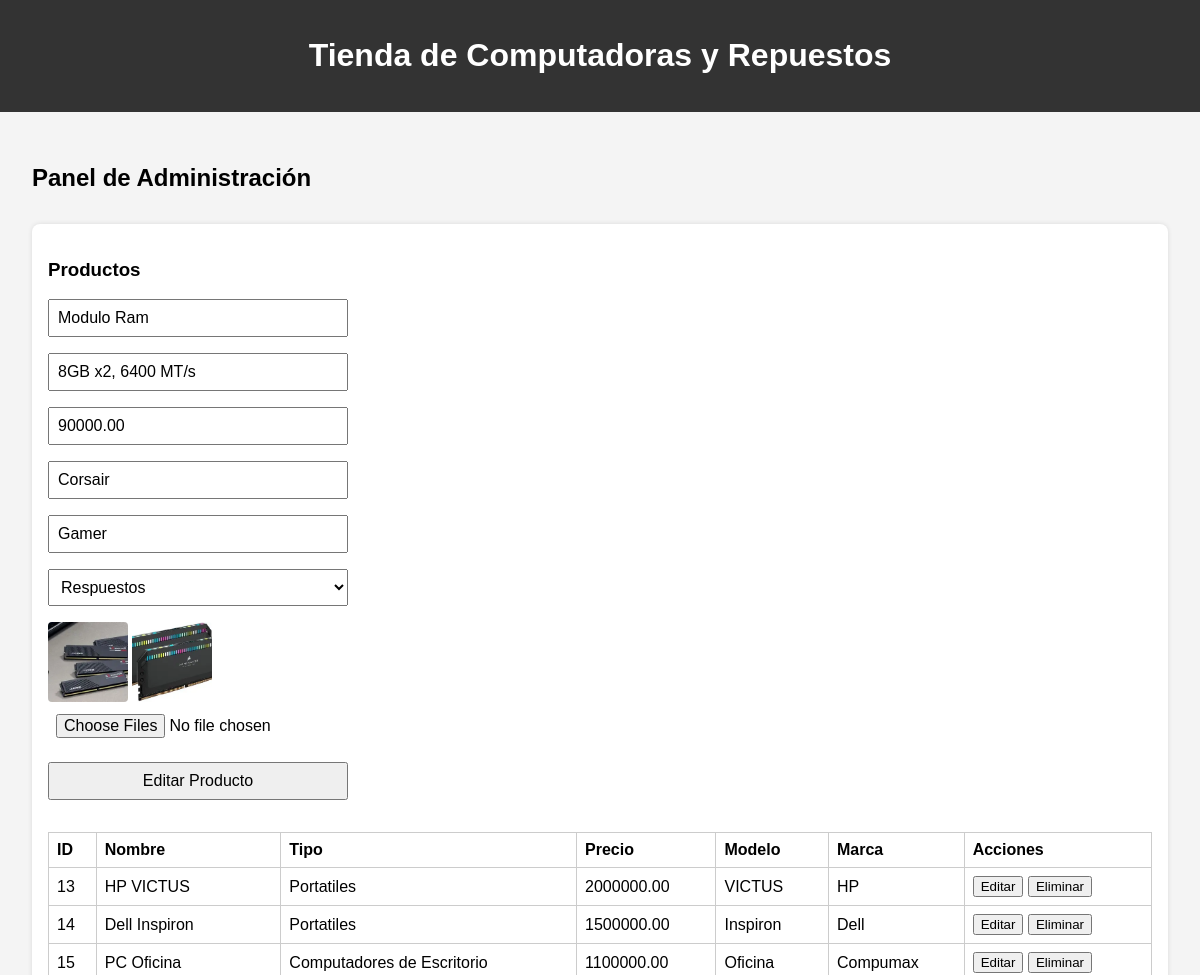
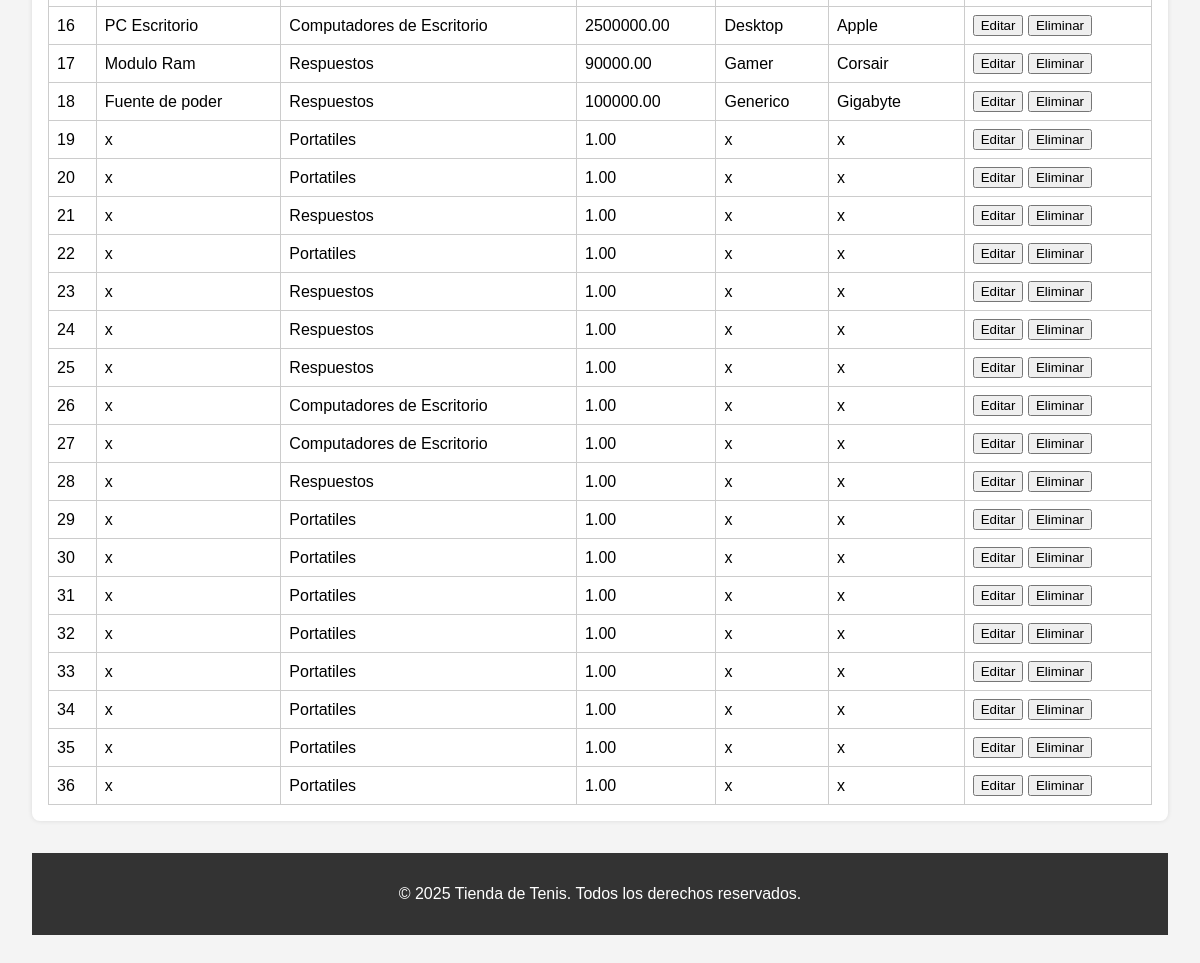
The page /index.php?action=editarProducto&id=17 (signed in) on the database its author committed (2 pictures, top to bottom).
### tables this page shows
CREATE TABLE `productos` (
  `id` int(11) NOT NULL,
  `nombre` varchar(100) NOT NULL,
  `especificaciones` varchar(200) DEFAULT NULL,
  `precio` decimal(13,2) NOT NULL,
  `id_categoria` int(11) DEFAULT NULL,
  `marca` varchar(200) NOT NULL,
  `modelo` varchar(200) NOT NULL,
  `tipo` varchar(50) NOT NULL
);

CREATE TABLE `imagenes` (
  `id` int(11) NOT NULL,
  `id_producto` int(11) DEFAULT NULL,
  `nombre_archivo` varchar(255) DEFAULT NULL
);

CREATE TABLE `categorias` (
  `id` int(11) NOT NULL,
  `nombre` varchar(100) NOT NULL
);

### controlador/controlador.php (called while the page is built, shortened)
<?php
class Controlador
{
    public function consultarProductosxid($id)
    {
        $gestor = new GestorProducto;
        $productosxid = $gestor->consultarProductosxid($id);
        $productos = $gestor->consultarProductos();
        $imagenes = $gestor->consultarImagenesxid($id);
        $categoriasSelect = $gestor->consultarCategorias();
        require_once("vista/html/productos.php");
    }
}

### modelo/gestorProductos.php (called while the page is built, shortened)
<?php
class GestorProducto
{
    public function consultarProductos()
    {
        $conexion = new conexion;
        $conexion->abrir();
        $sql = "SELECT productos.id AS id_producto,
        categorias.nombre AS nombre_categoria,
        productos.nombre,
        productos.especificaciones,
        productos.precio,
        productos.modelo,
        productos.marca
        FROM productos
        JOIN categorias ON productos.id_categoria = categorias.id;";
        $conexion->consulta($sql);
        $result = $conexion->obtenerResultado();
        return $result;
    }
    public function consultarCategorias()
    {
        $conexion = new conexion;
        $conexion->abrir();
        $sql = "SELECT * FROM categorias ";
        $conexion->consulta($sql);
        $result = $conexion->obtenerResultado();
        return $result;
    }
    public function consultarProductosxid($id)
    {
        $conexion = new conexion;
        $conexion->abrir();
        $sql = "SELECT productos.id AS id_producto,
        categorias.nombre AS nombre_categoria,
        categorias.id as id_categoria,
        productos.nombre,
        productos.especificaciones,
        productos.precio,
        productos.modelo,
        productos.marca
        FROM productos
        JOIN categorias ON productos.id_categoria = categorias.id WHERE productos.id='$id'";
        $conexion->consulta($sql);
        $result = $conexion->obtenerResultado();
        return $result;
    }
    public function consultarImagenesxid($id)
    {
        $conexion = new conexion;
        $conexion->abrir();
        $sql = "SELECT * FROM imagenes WHERE id_producto='$id'";
        $conexion->consulta($sql);
        $result = $conexion->obtenerResultado();
        return $result;
    }
}

### modelo/conexion.php (called while the page is built, shortened)
<?php
class Conexion{
    private $mySQLI;
    private $result;
    public function abrir(){
        $this->mySQLI = new mysqli("localhost", "root", "", "tienda_tenis");
    }
    public function consulta($sql){
        $this->result = $this->mySQLI->query($sql);
    }
    public function obtenerResultado(){
        return $this->result;
    }
}

### vista/html/productos.php (the view, shortened to what this page needs)
<!DOCTYPE html>
<html lang="es">
<head>
  <link rel="stylesheet" href="vista/css/style.css">
</head>
<body>
  <header>
    <h1>Tienda de Computadoras y Repuestos</h1>
  </header>
  <?php
  if (isset($_SESSION["rol"]) && $_SESSION["rol"] == "admin") {
    if ($_SESSION["rol"] == "admin") {
      ?>
      <section id="panel-admin">
        <h2>Panel de Administración</h2>
        <div class="admin-section">
          <h3>Productos</h3>
          <?php
          if (isset($productosxid)) {
            $fila3 = $productosxid->fetch_assoc();
            ?>
            <form class="form-admin" action="index.php?action=editarProductoxid" method="post" required
              enctype="multipart/form-data">
              <input type="text" value="<?php echo $fila3["nombre"] ?>" id="nombre" name="nombre" required>
              <input type="text" value="<?php echo $fila3["especificaciones"] ?>" id="especificaciones"
                name="especificaciones" required>
              <input type="number" value="<?php echo $fila3["precio"] ?>" id="precio" name="precio" required>
              <input type="text" value="<?php echo $fila3["marca"] ?>" id="marca" name="marca" required>
              <input type="text" value="<?php echo $fila3["modelo"] ?>" id="modelo" name="modelo" required>
              <select id="categoria" name="categoria" required>
                <?php
                while ($fila2 = $categoriasSelect->fetch_assoc()) {
                  ?>
                  <option <?php if ($fila3["id_categoria"] == $fila2["id"]) {
                    echo "selected";
                  } ?> value="<?php echo $fila2["id"] ?>"><?php echo $fila2["nombre"] ?></option>
                  <?php
                }
                ?>
              </select>
              <div class="galeria-imagenes">
                <?php
                while ($fila4 = $imagenes->fetch_assoc()) {
                  if ($fila4["id_producto"] == $fila3["id_producto"]) {
                    ?>
                    <a href="index.php?action=borrarImagen&id=<?php echo $fila4["id"] ?>" class="imagenEliminar"
                      onclick="return confirm('¿Estás seguro de que quieres eliminar esta imagen?');">
                      <img class="imagenes" src="uploads/<?php echo $fila4["nombre_archivo"] ?>" alt="Imagen del producto">
                    </a>
                    <?php
                  }
                }
                ?>
              </div>
              <input id="cover" class="upload" name="cover[]" type="file" multiple>
              <button type="submit">Editar Producto</button>
            </form>
            <?php
          }
          ?>
          <table>
            <thead>
              <tr>
                <th>ID</th>
                <th>Nombre</th>
                <th>Tipo</th>
                <th>Precio</th>
                <th>Modelo</th>
                <th>Marca</th>
                <th>Acciones</th>
              </tr>
            </thead>
            <tbody>
              <?php
              while ($fila = $productos->fetch_assoc()) {
                ?>
                <tr>
                  <td><?php echo $fila["id_producto"] ?></td>
                  <td><?php echo $fila["nombre"] ?></td>
                  <td><?php echo $fila["nombre_categoria"] ?></td>
                  <td><?php echo $fila["precio"] ?></td>
                  <td><?php echo $fila["modelo"] ?></td>
                  <td><?php echo $fila["marca"] ?></td>
                  <td>
                    <a href="index.php?action=editarProducto&id=<?php echo $fila["id_producto"] ?>"><button
                        type="button">Editar</button></a>
                    <a href="index.php?action=eliminarProducto&id=<?php echo $fila['id_producto']; ?>"
                      onclick="return confirm('¿Estás seguro de que quieres eliminar este producto?');"><button
                        type="button">Eliminar</button></a>
                  </td>
                </tr>
                <?php
              }
              ?>
            </tbody>
          </table>
        </div>
        <?php
    }
  }
  ?>
    <footer>
      <p>&copy; 2025 Tienda de Tenis. Todos los derechos reservados.</p>
    </footer>
</body>
</html>

### vista/css/style.css (style rules this page uses)
body { font-family: Arial, sans-serif; margin: 0; padding: 0; background-color: #f4f4f4; }
header { background-color: #333; color: white; padding: 1rem; text-align: center; }
section { padding: 2rem; }
form { display: flex; flex-direction: column; max-width: 300px; margin-top: 1rem; }
form input, form button, form select { margin-bottom: 1rem; padding: 0.5rem; font-size: 1rem; }
.admin-section { margin-top: 2rem; background: #fff; padding: 1rem; border-radius: 8px; box-shadow: 0 0 5px rgba(0,0,0,0.1); }
.admin-section table { width: 100%; border-collapse: collapse; margin-top: 1rem; }
.admin-section table, th, td { border: 1px solid #ccc; }
.admin-section th, .admin-section td { padding: 0.5rem; text-align: left; }
footer { background-color: #333; color: white; text-align: center; padding: 1rem; margin-top: 2rem; }
.imagenEliminar { position: relative; display: inline-block; }
.imagenes { width: 80px; height: 80px; object-fit: cover; border-radius: 4px; }

### rows shown on the page
productos: nombre "Modulo Ram", especificaciones "8GB x2, 6400 MT/s", precio "90000.00", marca "Corsair", modelo "Gamer", id "17", id_categoria.nombre "Respuestos"
imagenes: nombre_archivo (picture)
imagenes: nombre_archivo (picture)
productos: id "13", nombre "HP VICTUS", id_categoria.nombre "Portatiles", precio "2000000.00", modelo "VICTUS", marca "HP"
productos: id "14", nombre "Dell Inspiron", id_categoria.nombre "Portatiles", precio "1500000.00", modelo "Inspiron", marca "Dell"
productos: id "15", nombre "PC Oficina", id_categoria.nombre "Computadores de Escritorio", precio "1100000.00", modelo "Oficina", marca "Compumax"
productos: id "16", nombre "PC Escritorio", id_categoria.nombre "Computadores de Escritorio", precio "2500000.00", modelo "Desktop", marca "Apple"
productos: id "18", nombre "Fuente de poder", id_categoria.nombre "Respuestos", precio "100000.00", modelo "Generico", marca "Gigabyte"
productos: id "19", nombre "x", id_categoria.nombre "Portatiles", precio "1.00", modelo "x", marca "x"
productos: id "20", nombre "x", id_categoria.nombre "Portatiles", precio "1.00", modelo "x", marca "x"
productos: id "21", nombre "x", id_categoria.nombre "Respuestos", precio "1.00", modelo "x", marca "x"
productos: id "22", nombre "x", id_categoria.nombre "Portatiles", precio "1.00", modelo "x", marca "x"
productos: id "23", nombre "x", id_categoria.nombre "Respuestos", precio "1.00", modelo "x", marca "x"
productos: id "24", nombre "x", id_categoria.nombre "Respuestos", precio "1.00", modelo "x", marca "x"
productos: id "25", nombre "x", id_categoria.nombre "Respuestos", precio "1.00", modelo "x", marca "x"
productos: id "26", nombre "x", id_categoria.nombre "Computadores de Escritorio", precio "1.00", modelo "x", marca "x"
productos: id "27", nombre "x", id_categoria.nombre "Computadores de Escritorio", precio "1.00", modelo "x", marca "x"
productos: id "28", nombre "x", id_categoria.nombre "Respuestos", precio "1.00", modelo "x", marca "x"
productos: id "29", nombre "x", id_categoria.nombre "Portatiles", precio "1.00", modelo "x", marca "x"
productos: id "30", nombre "x", id_categoria.nombre "Portatiles", precio "1.00", modelo "x", marca "x"
productos: id "31", nombre "x", id_categoria.nombre "Portatiles", precio "1.00", modelo "x", marca "x"
productos: id "32", nombre "x", id_categoria.nombre "Portatiles", precio "1.00", modelo "x", marca "x"
productos: id "33", nombre "x", id_categoria.nombre "Portatiles", precio "1.00", modelo "x", marca "x"
productos: id "34", nombre "x", id_categoria.nombre "Portatiles", precio "1.00", modelo "x", marca "x"
productos: id "35", nombre "x", id_categoria.nombre "Portatiles", precio "1.00", modelo "x", marca "x"
productos: id "36", nombre "x", id_categoria.nombre "Portatiles", precio "1.00", modelo "x", marca "x"

### other values the page prints
form field categoria "Respuestos"
